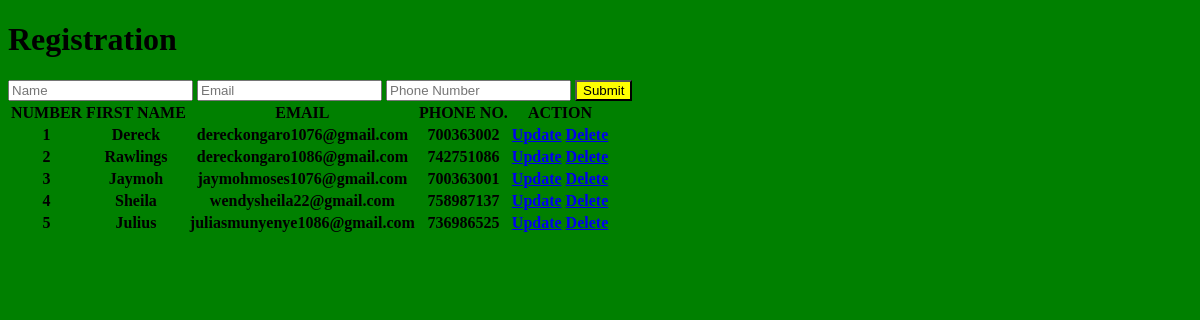
Before: / with the older database file.
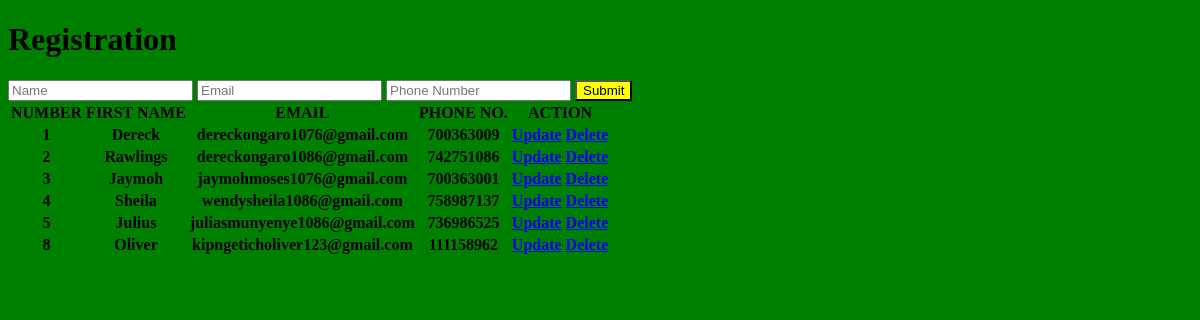
After: the same page with the newer database file.
### djangoProjectCRUD/models.py (models this page shows)
class Student(models.Model):
    name = models.CharField(max_length=30, blank=False, null=False)
    email = models.EmailField(max_length=30, blank=False, null=False)
    phonenum = models.IntegerField(blank=False, null=False)

### djangoProjectCRUD/views.py (the view)
# urls.py: path('', views.displayindex, name='index'),
def displayindex(request):
    data = Student.objects.all()
    context = {"data" : data}
    return render(request, "index.html", context)

### templates/index.html (shortened to what this page needs)
<!DOCTYPE html>
<html lang="en">
<head>
</head>
<body style="background-color: green">
<h1>Registration</h1>
<form action="/insert" method="post" >
    <input type="text" placeholder="Name" name="name">
    <input type="email" placeholder="Email" name="email">
    <input type="number" placeholder="Phone Number" name="phonenum">
    <button style="background: yellow">Submit</button>
</form>
    <table>
        <thead>
        <tr>
            <th>NUMBER</th>
            <th>FIRST NAME</th>
            <th>EMAIL</th>
            <th>PHONE NO.</th>
            <th>ACTION</th>
        </tr>
{% for d in data %}
        <tr>
            <th>{{ d.id }}</th>
            <th>{{ d.name }}</th>
            <th>{{ d.email }}</th>
            <th>{{ d.phonenum }}</th>
            <th>
                <a href="/update/{{ d.id }}">Update</a>
                <a href="/delete/{{ d.id }}">Delete</a>
            </th>
        </tr>
{% endfor %}
        </thead>
    </table>
</body>
</html>

Changed rows visible on the page:
changed Student "Dereck": phonenum "700363002" → "700363009"
changed Student "Sheila": email "wendysheila22@gmail.com" → "wendysheila1086@gmail.com"
added Student: id "8", name "Oliver", email "kipngeticholiver123@gmail.com", phonenum "111158962"
